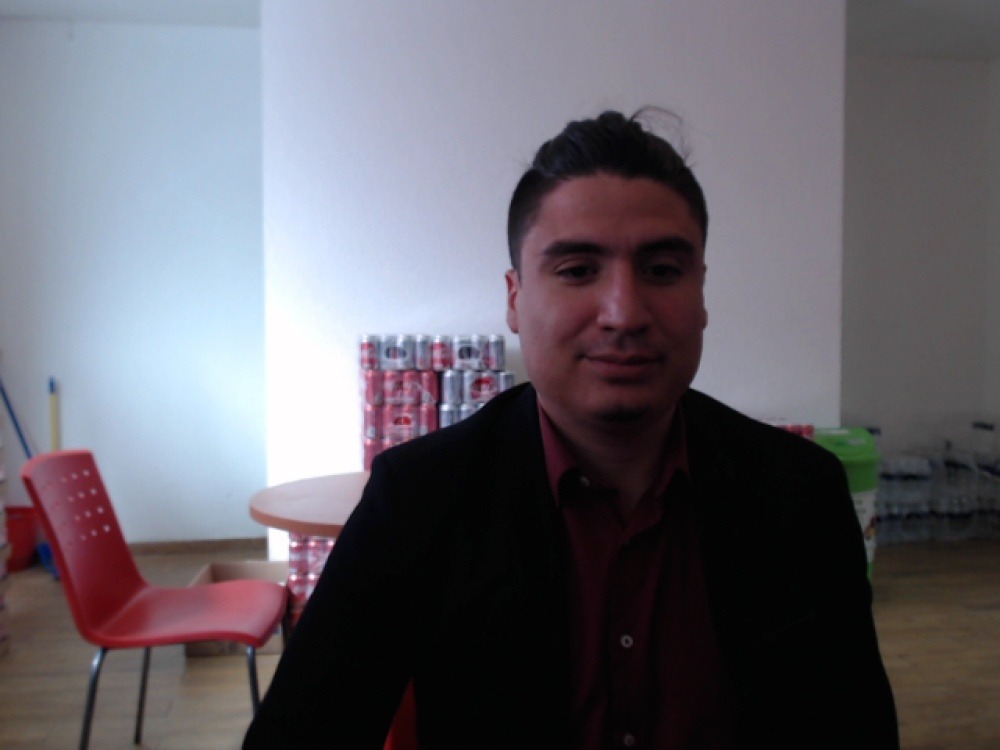
#> input picture dataset/test.jpg, 1000 x 750 px
$ python crop.py
#> lines starting #> are read from the running program, lines starting #| are printed output that depends on the picture
import cv2
import sys
import os


class FaceCropper(object):
    CASCADE_PATH = "haarcascade_frontalface_default.xml"

    def __init__(self):
        self.face_cascade = cv2.CascadeClassifier(self.CASCADE_PATH)

    def generate(self, image_path, show_result):
#> called with image_path = 'test.jpg', show_result = True
        img = cv2.imread(image_path)
#> img is the input picture: shape (750, 1000, 3); mean B, G, R 107.6, 99.6, 102.6
        if (img is None):
            print("Can't open image file")
            return 0

        #img = cv2.cvtColor(img, cv2.COLOR_BGR2GRAY)
        faces = self.face_cascade.detectMultiScale(img, 1.1, 3, minSize=(100, 100))
#> faces = [[500, 179, 230, 230]]
        if (faces is None):
            print('Failed to detect face')
            return 0

        if (show_result):
            cv2.imshow('img', img)
            cv2.waitKey(0)
            cv2.destroyAllWindows()

        facecnt = len(faces)
#> facecnt = 1
        print("Detected faces: %d" % facecnt)
#| Detected faces: 1
        i = 0
        height, width = img.shape[:2]
#> height = 750; width = 1000

        for (x, y, w, h) in faces:
            r = max(w, h) / 2
            centerx = x + w / 2
            centery = y + h / 2
            nx = int(centerx - r)
            ny = int(centery - r)
            nr = int(r * 2)

            faceimg = img[ny:ny+nr, nx:nx+nr]
            lastimg = cv2.resize(faceimg, (32, 32))
            i += 1
            cv2.imwrite("image%d.jpg" % i, lastimg)
#> this loop made 1 pass
#> (x, y, w, h, r, centerx, centery, nx) on pass 1: (500, 179, 230, 230, 115, 615, 294, 500)
#> pass 1, in generate, `faceimg = img[ny:ny+nr, nx:nx+nr]`:
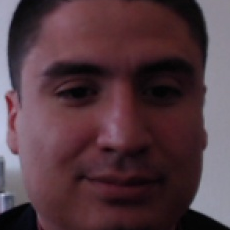
#> faceimg: shape (230, 230, 3); mean B, G, R 64.7, 57.6, 82.6
#> pass 1, in generate, `lastimg = cv2.resize(faceimg, (32, 32))`:
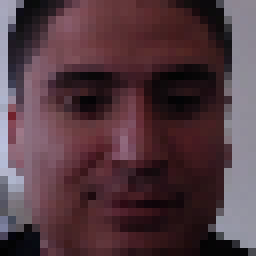
#> lastimg: shape (32, 32, 3) (shown 8 times larger); mean B, G, R 64.5, 57.3, 82.4
#> after the loop, i = 1


if __name__ == '__main__':

    detecter = FaceCropper()
    detecter.generate("test.jpg",True)
